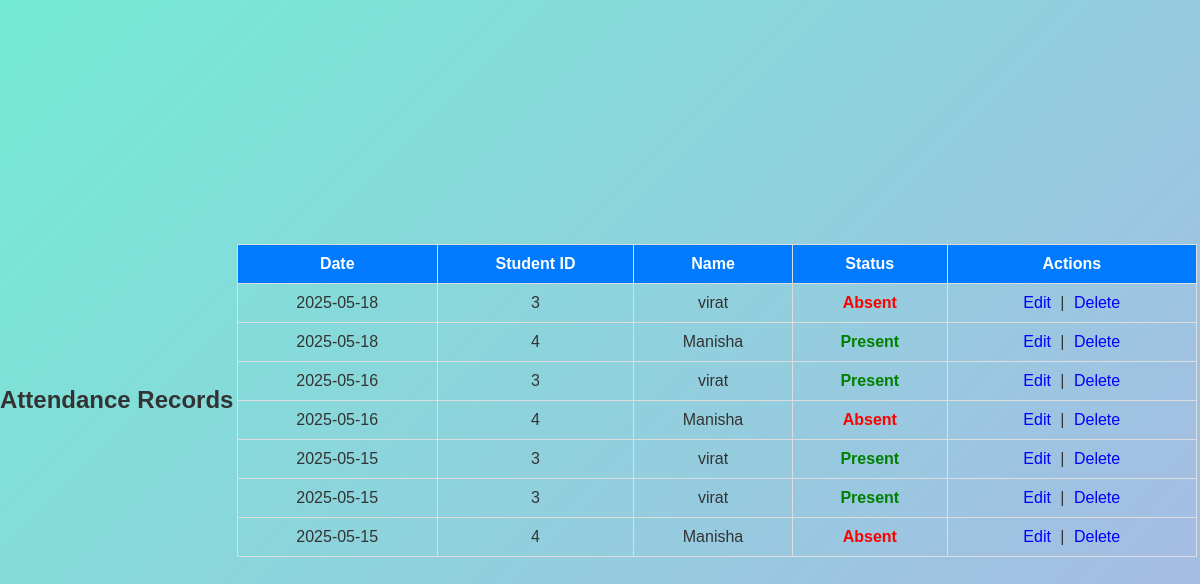
Page /view_attendance on the committed database.
### tables this page shows
CREATE TABLE attendance (
            id INTEGER PRIMARY KEY AUTOINCREMENT,
            student_id INTEGER NOT NULL,
            date TEXT NOT NULL,
            status TEXT NOT NULL,
            FOREIGN KEY (student_id) REFERENCES students(id)
        );

CREATE TABLE students (
            id INTEGER PRIMARY KEY AUTOINCREMENT,
            name TEXT NOT NULL,
            email TEXT NOT NULL,
            course TEXT NOT NULL
        );

### app.py (the view)
@app.route('/view_attendance')
def view_attendance():
    conn = sqlite3.connect('students.db')
    cursor = conn.cursor()
    cursor.execute('''
        SELECT a.id, a.date, a.student_id, a.status, s.email, s.name
        FROM attendance a
        JOIN students s ON a.student_id = s.id
        ORDER BY a.date DESC
    ''')
    records = cursor.fetchall()
    conn.close()
    return render_template('attendance_view.html', records=records)

### templates/attendance_view.html (shortened to what this page needs)
<!DOCTYPE html>
<html>
<head>
    <link rel="stylesheet" href="{{ url_for('static', filename='style.css') }}">
</head>
<body>
    <h2>Attendance Records</h2>
    {% if records %}
    <table>
        <tr>
            <th>Date</th>
            <th>Student ID</th>
            <th>Name</th>
            <th>Status</th>
            <th>Actions</th>
        </tr>
        {% for rec in records %}
        <tr>
            <td>{{ rec[1] }}</td>
            <td>{{ rec[2] }}</td>
            <td>{{ rec[5] }}</td>
            <td class="{{ 'present' if rec[3] == 'Present' else 'absent' }}">{{ rec[3] }}</td>
            <td>
                <a href="{{ url_for('edit_attendance', id=rec[0]) }}">Edit</a> |
                <a href="{{ url_for('delete_attendance', id=rec[0]) }}" onclick="return confirm('Are you sure you want to delete this attendance record?');">Delete</a>
            </td>
        </tr>
        {% endfor %}
    </table>
    {% else %}
    <p style="text-align:center;">No attendance records found.</p>
    {% endif %}
</body>
</html>

### static/style.css (style rules this page uses)
body { margin: 0; padding: 0; font-family: 'Poppins', sans-serif; background: linear-gradient(135deg, #74ebd5, #ACB6E5); height: 100vh; display: flex; align-items: center; justify-content: center; color: #333; animation: fadeIn 2s ease-in; }
table { width: 100%; border-collapse: collapse; margin-top: 20px; }
table th, table td { border: 1px solid #ddd; padding: 10px; }
table th { background-color: #007BFF; color: white; }

### templates/attendance_view.html (style rules this page uses)
.present { color: green; font-weight: bold; }
.absent { color: red; font-weight: bold; }
table { width: 80%; margin: auto; border-collapse: collapse; }
th, td { padding: 10px; border: 1px solid #ccc; text-align: center; }
h2 { text-align: center; }
a { text-decoration: none; color: blue; margin: 0 5px; }

### rows in the picture
attendance: date "2025-05-18", student "3", name "virat", status "Absent"
attendance: date "2025-05-18", student "4", name "Manisha", status "Present"
attendance: date "2025-05-16", student "3", name "virat", status "Present"
attendance: date "2025-05-16", student "4", name "Manisha", status "Absent"
attendance: date "2025-05-15", student "3", name "virat", status "Present"
attendance: date "2025-05-15", student "3", name "virat", status "Present"
attendance: date "2025-05-15", student "4", name "Manisha", status "Absent"
